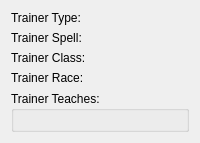
            <widget class="QWidget" name="tab_7">
             <attribute name="title">
              <string>Trainer</string>
             </attribute>
             <layout class="QFormLayout" name="formLayout_10">
              <property name="fieldGrowthPolicy">
               <enum>QFormLayout::AllNonFixedFieldsGrow</enum>
              </property>
              <item row="0" column="0">
               <widget class="QLabel" name="label_28">
                <property name="text">
                 <string>Trainer Type:</string>
                </property>
               </widget>
              </item>
              <item row="0" column="1">
               <layout class="QHBoxLayout" name="trainerTypeLayout"/>
              </item>
              <item row="1" column="0">
               <widget class="QLabel" name="label_30">
                <property name="text">
                 <string>Trainer Spell:</string>
                </property>
               </widget>
              </item>
              <item row="1" column="1">
               <layout class="QHBoxLayout" name="trainerSpellLayout"/>
              </item>
              <item row="2" column="0">
               <widget class="QLabel" name="label_31">
                <property name="text">
                 <string>Trainer Class:</string>
                </property>
               </widget>
              </item>
              <item row="2" column="1">
               <layout class="QHBoxLayout" name="trainerClassLayout"/>
              </item>
              <item row="3" column="0">
               <widget class="QLabel" name="label_32">
                <property name="text">
                 <string>Trainer Race:</string>
                </property>
               </widget>
              </item>
              <item row="3" column="1">
               <layout class="QHBoxLayout" name="trainerRaceLayout"/>
              </item>
              <item row="4" column="0" colspan="2">
               <widget class="QGroupBox" name="trainerteachGB">
                <property name="title">
                 <string>Trainer Teaches:</string>
                </property>
                <layout class="QVBoxLayout" name="verticalLayout_3"/>
               </widget>
              </item>
             </layout>
            </widget>
